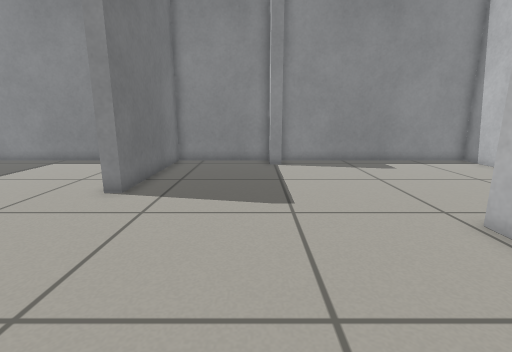
View 1 (above)

14 first-person views from a walk through a robot-simulator world made for Gazebo. The camera is 0.62 m above the floor, tilts 12° down and sees 85° across. The floor is counted in squares, 0.25 m on a side. Each view is taken from the middle of a square. On the plan, view 1 faces up. The plan holds only what a view shows up to about 18 squares ahead; the rest is blank.

View 2
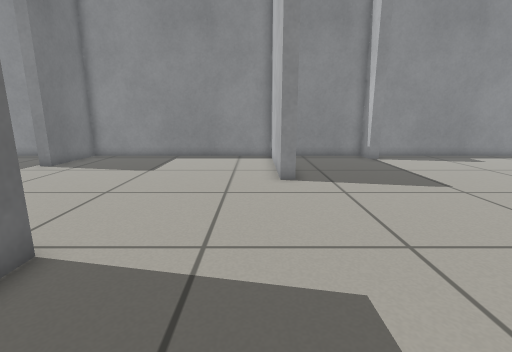

View 3
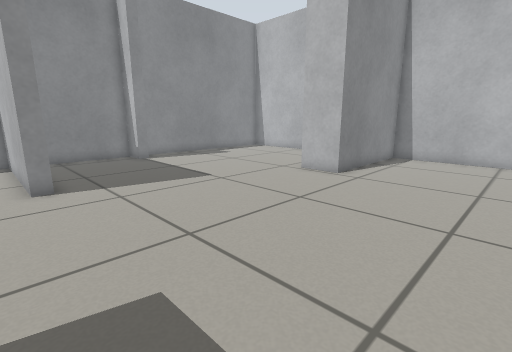

View 4
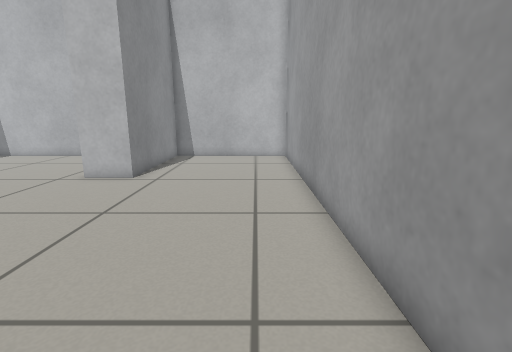

View 5
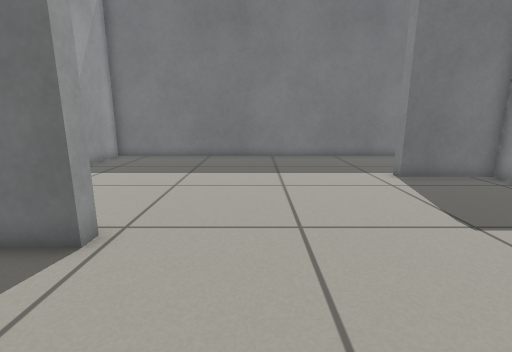

View 6
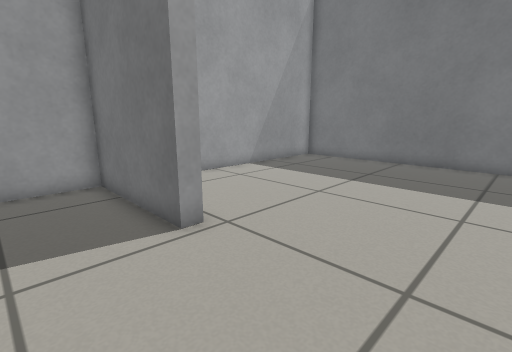

View 7
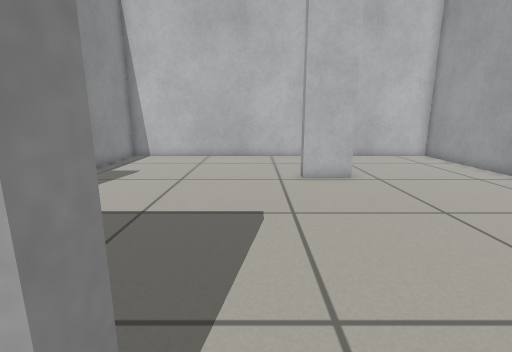

View 8
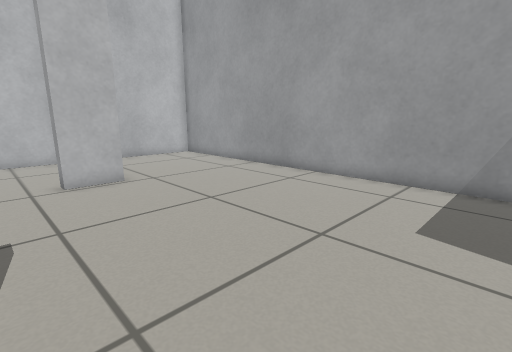

View 9
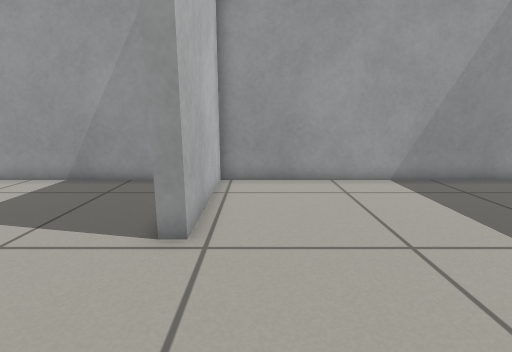

View 10
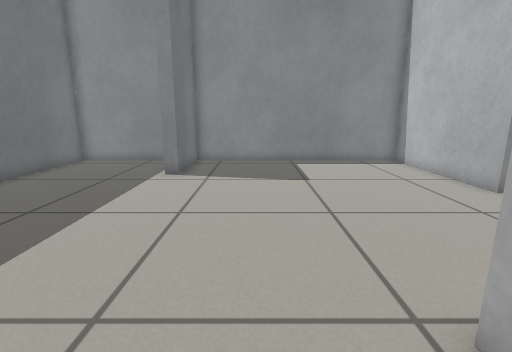

View 11
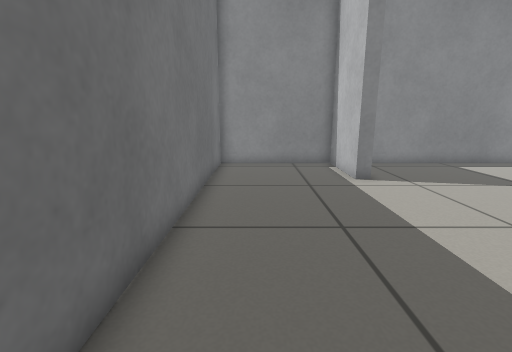

View 12
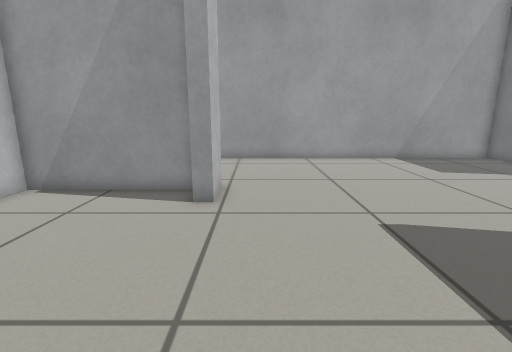

View 13
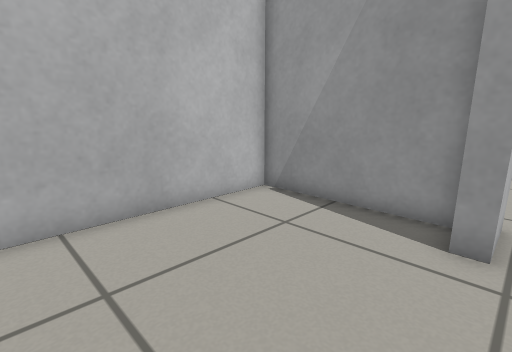

View 14
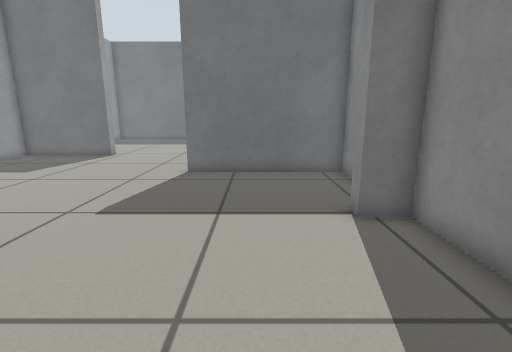

### Floor plan
Points are (right, up) in squares from view 1. A wall is a line through its corners. A room is listed if a view was taken in it or the views show most of it. See-through windows are left out.
Room 1 (views 1, 2, 3, 4, 5, 6, 7, 8, 9, 10, 11, 12, 13, 14)
walls: (6, 4.7) (11.9, 4.7) (11.9, 15.9) (1.3, 15.9) (1.3, 14.6) (0.8, 14.6) (0.8, 15.9) (-4.4, 15.9) (-4.4, 8.9) (-5, 8.9) (-5, 15.9) (-16.4, 15.9) (-16.4, 12) (-17, 12) (-17, 15.9) (-22.9, 15.9) (-22.9, -2.9) (-10.6, -2.9) (-10.6, 2.6) (-10, 2.6) (-10, -2.9) (11.9, -2.9) (11.9, 4.1) (5.2, 4.1) (5.2, 6.1) (5.9, 6.1)

Where each view was taken, in squares from view 1:
view 1: 0 up, 0 right, facing up
view 2: 2 down, 6 left, facing up
view 3: 2 down, 6 left, facing up-right
view 4: 1 down, 6 left, facing right
view 5: 6 up, 5 left, facing left
view 6: 8 up, 7 left, facing down-left
view 7: 8 up, 6 left, facing right
view 8: 8 up, 6 left, facing down-right
view 9: 8 up, 12 left, facing down
view 10: 0 up, 13 left, facing up
view 11: 1 up, 21 left, facing up
view 12: 14 up, 4 right, facing down
view 13: 12 up, 5 right, facing down-right
view 14: 12 up, 8 right, facing left
